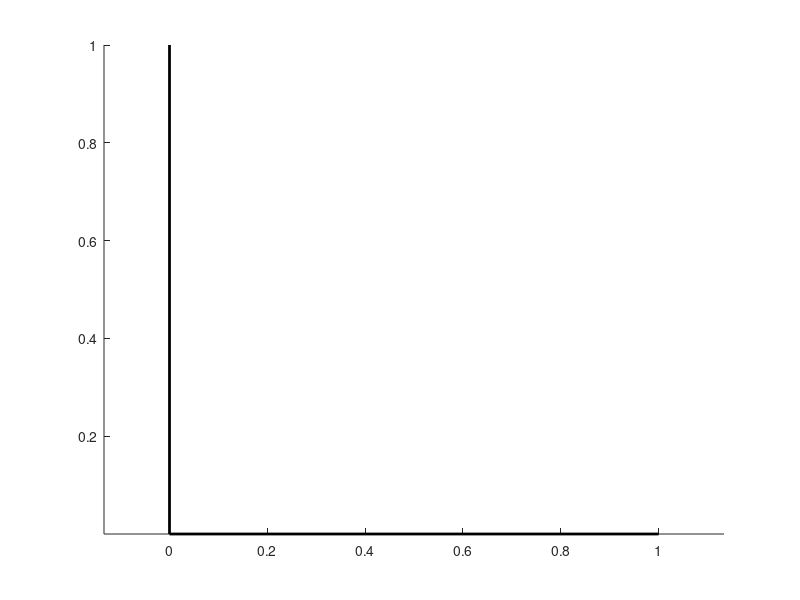

MATLAB code to generate this figure: (Note: this script raises an error after producing the figure.)

figure(1); hold on; axis equal
plot3([0,1],[0,0],[0,0], 'LineWidth', 2, 'color', 'black');
plot3([0,0,],[0,1],[0,0], 'LineWidth', 2, 'color', 'black');
plot3([0,0],[0,0],[0,1], 'LineWidth', 2, 'color', 'black');

a = 1; mu = 1; e = 0.9;
Omega = linspace(0, pi, 9);
omega = 0;
I = linspace(0, pi/2, 5); 
nu = linspace(0,2*pi,500);

for i = I
    for O = Omega
        [r,v] = kepler2posvel(a,e,O,i,omega,nu,mu);
        plot3(r(1,:),r(2,:),r(3,:));
    end
end
